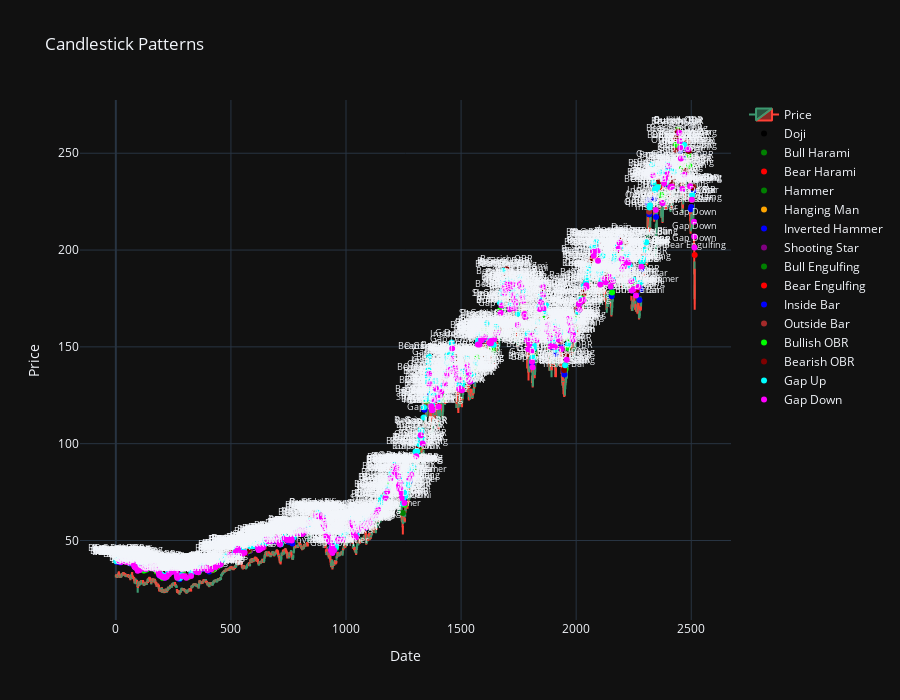

The cell this chart's notebook holds for it:
### Markdown cell above
# CANDLESTICK PATTERNS

### Code cell
df = pd.read_csv("aapl.csv")
df['Date'] = pd.to_datetime(df['Date'], format="mixed")

plot_candlestick_with_patterns(df)

### Figure 1 — Plotly figure (JSON) as saved in the notebook; plotly's stock layout.template omitted (floating-point values rounded to 4 significant figures; data arrays with more than 128 entries replaced by an {"elided": "..."} marker saying what was removed)
{"data": [{"close": {"elided": "2516 float values"}, "high": {"elided": "2516 float values"}, "low": {"elided": "2516 float values"}, "name": "Price", "open": {"elided": "2516 float values"}, "type": "candlestick", "x": {"elided": "2516 int values"}}, {"marker": {"color": "black", "size": 6, "symbol": "circle"}, "mode": "markers+text", "name": "Doji", "showlegend": true, "text": {"elided": "263 str values"}, "textfont": {"size": 9}, "textposition": "top center", "type": "scatter", "x": {"elided": "263 int values"}, "y": {"elided": "263 float values"}}, {"marker": {"color": "green", "size": 6, "symbol": "circle"}, "mode": "markers+text", "name": "Bull Harami", "showlegend": true, "text": ["Bull Harami", "Bull Harami", "Bull Harami", "Bull Harami", "Bull Harami", "Bull Harami", "Bull Harami", "Bull Harami", "Bull Harami", "Bull Harami", "Bull Harami", "Bull Harami", "Bull Harami", "Bull Harami", "Bull Harami", "Bull Harami", "Bull Harami", "Bull Harami", "Bull Harami", "Bull Harami", "Bull Harami", "Bull Harami", "Bull Harami", "Bull Harami", "Bull Harami", "Bull Harami", "Bull Harami", "Bull Harami", "Bull Harami", "Bull Harami", "Bull Harami", "Bull Harami", "Bull Harami", "Bull Harami", "Bull Harami", "Bull Harami", "Bull Harami", "Bull Harami", "Bull Harami", "Bull Harami", "Bull Harami", "Bull Harami", "Bull Harami", "Bull Harami", "Bull Harami", "Bull Harami", "Bull Harami", "Bull Harami", "Bull Harami", "Bull Harami", "Bull Harami", "Bull Harami", "Bull Harami", "Bull Harami", "Bull Harami", "Bull Harami", "Bull Harami", "Bull Harami", "Bull Harami", "Bull Harami", "Bull Harami", "Bull Harami", "Bull Harami", "Bull Harami", "Bull Harami", "Bull Harami", "Bull Harami", "Bull Harami", "Bull Harami", "Bull Harami", "Bull Harami", "Bull Harami", "Bull Harami", "Bull Harami", "Bull Harami", "Bull Harami", "Bull Harami", "Bull Harami", "Bull Harami", "Bull Harami", "Bull Harami", "Bull Harami", "Bull Harami", "Bull Harami", "Bull Harami", "Bull Harami", "Bull Harami", "Bull Harami", "Bull Harami", "Bull Harami", "Bull Harami", "Bull Harami"], "textfont": {"size": 9}, "textposition": "top center", "type": "scatter", "x": [4, 33, 51, 64, 97, 107, 110, 121, 171, 175, 178, 194, 201, 203, 305, 333, 347, 374, 406, 420, 492, 509, 532, 541, 555, 564, 586, 591, 601, 649, 668, 724, 739, 755, 789, 816, 895, 903, 910, 916, 968, 1020, 1072, 1082, 1089, 1103, 1234, 1259, 1268, 1313, 1344, 1385, 1394, 1419, 1440, 1455, 1464, 1487, 1515, 1542, 1593, 1621, 1631, 1633, 1635, 1670, 1694, 1812, 1819, 1867, 1872, 1895, 1946, 1982, 1992, 2003, 2090, 2097, 2110, 2154, 2177, 2182, 2225, 2254, 2274, 2298, 2317, 2330, 2337, 2345, 2360, 2498], "y": [38.91, 40.2, 39.15, 38.09, 34.6, 35.45, 36.26, 35.02, 36.37, 35.13, 33.97, 32.25, 32.35, 30.76, 31.2, 33.59, 34.46, 35.47, 34.05, 34.72, 42.53, 42.6, 45.47, 45.46, 43.65, 43.33, 46.48, 46.78, 47.27, 49.26, 50.17, 50.62, 52.19, 50.4, 54.54, 53.73, 62.48, 58.31, 55.12, 50.87, 49.88, 58.62, 58.13, 59.56, 56.65, 58.93, 82.98, 73.97, 76.61, 98.38, 120.9, 122.7, 126.1, 123.0, 140.6, 135.8, 142.5, 129.1, 142.1, 135.1, 155.0, 156.6, 151.6, 150.1, 149.4, 168.9, 187.8, 140.2, 147.8, 163.8, 164.2, 150.0, 137.6, 157.1, 160.6, 168.7, 203.8, 187.4, 186.3, 176.1, 197.5, 202.1, 197.1, 180.2, 174.4, 197.7, 219.8, 239.8, 234.1, 232.7, 235.4, 221.1]}, {"marker": {"color": "red", "size": 6, "symbol": "circle"}, "mode": "markers+text", "name": "Bear Harami", "showlegend": true, "text": ["Bear Harami", "Bear Harami", "Bear Harami", "Bear Harami", "Bear Harami", "Bear Harami", "Bear Harami", "Bear Harami", "Bear Harami", "Bear Harami", "Bear Harami", "Bear Harami", "Bear Harami", "Bear Harami", "Bear Harami", "Bear Harami", "Bear Harami", "Bear Harami", "Bear Harami", "Bear Harami", "Bear Harami", "Bear Harami", "Bear Harami", "Bear Harami", "Bear Harami", "Bear Harami", "Bear Harami", "Bear Harami", "Bear Harami", "Bear Harami", "Bear Harami", "Bear Harami", "Bear Harami", "Bear Harami", "Bear Harami", "Bear Harami", "Bear Harami", "Bear Harami", "Bear Harami", "Bear Harami", "Bear Harami", "Bear Harami", "Bear Harami", "Bear Harami", "Bear Harami", "Bear Harami", "Bear Harami", "Bear Harami", "Bear Harami", "Bear Harami", "Bear Harami", "Bear Harami", "Bear Harami", "Bear Harami", "Bear Harami", "Bear Harami", "Bear Harami", "Bear Harami", "Bear Harami", "Bear Harami", "Bear Harami", "Bear Harami", "Bear Harami", "Bear Harami", "Bear Harami", "Bear Harami", "Bear Harami", "Bear Harami", "Bear Harami", "Bear Harami", "Bear Harami", "Bear Harami", "Bear Harami", "Bear Harami", "Bear Harami", "Bear Harami", "Bear Harami", "Bear Harami", "Bear Harami", "Bear Harami", "Bear Harami", "Bear Harami", "Bear Harami", "Bear Harami", "Bear Harami", "Bear Harami"], "textfont": {"size": 9}, "textposition": "top center", "type": "scatter", "x": [34, 61, 133, 168, 184, 205, 241, 364, 375, 393, 446, 480, 493, 502, 529, 543, 556, 634, 643, 676, 779, 783, 799, 827, 831, 866, 874, 1017, 1074, 1092, 1095, 1125, 1160, 1183, 1200, 1204, 1225, 1251, 1256, 1269, 1289, 1343, 1414, 1431, 1453, 1468, 1499, 1512, 1516, 1537, 1557, 1560, 1563, 1582, 1592, 1601, 1611, 1654, 1681, 1693, 1736, 1757, 1761, 1789, 1795, 1799, 1805, 1844, 1888, 1915, 1929, 1971, 1973, 2072, 2075, 2084, 2165, 2171, 2237, 2258, 2363, 2414, 2423, 2468, 2489, 2506], "y": [40.12, 38.67, 35.13, 37.1, 34.31, 31.31, 33.9, 36.16, 35.39, 36.1, 37.04, 42.07, 42.53, 43.5, 46.29, 45.74, 43.81, 46.47, 46.52, 50.23, 54.65, 54.36, 55.12, 55.24, 56.12, 63.84, 63.07, 59.25, 58.66, 57.82, 58.74, 62.37, 73.35, 77.61, 86.52, 86.89, 88.29, 71.1, 68.56, 77.57, 87.35, 120.8, 127.8, 129.9, 138.1, 144.6, 131.4, 140.0, 141.8, 134.1, 137.7, 138.6, 141.5, 153.3, 154.9, 158.8, 159.9, 156.8, 183.9, 188.5, 173.7, 186.7, 185.4, 154.7, 149.1, 157.8, 157.0, 174.3, 154.7, 157.4, 158.1, 160.2, 161.7, 201.0, 199.8, 203.6, 193.2, 198.7, 190.3, 179.4, 237.0, 235.8, 237.3, 247.9, 251.2, 232.2]}, {"marker": {"color": "green", "size": 6, "symbol": "circle"}, "mode": "markers+text", "name": "Hammer", "showlegend": true, "text": ["Hammer", "Hammer", "Hammer", "Hammer", "Hammer", "Hammer", "Hammer", "Hammer", "Hammer", "Hammer", "Hammer", "Hammer", "Hammer", "Hammer", "Hammer", "Hammer", "Hammer", "Hammer", "Hammer", "Hammer", "Hammer", "Hammer", "Hammer", "Hammer", "Hammer", "Hammer", "Hammer", "Hammer", "Hammer", "Hammer", "Hammer", "Hammer"], "textfont": {"size": 9}, "textposition": "top center", "type": "scatter", "x": [122, 173, 178, 268, 290, 367, 457, 483, 548, 613, 654, 796, 916, 957, 1001, 1019, 1150, 1247, 1348, 1641, 1711, 1779, 1874, 1879, 1984, 2179, 2356, 2361, 2367, 2370, 2456, 2461], "y": [34.54, 35.3, 33.97, 30.65, 31.59, 35.63, 37.48, 41.83, 43.65, 47.12, 51.16, 55.65, 50.87, 46.21, 55.05, 58.38, 69.42, 64.26, 122.1, 148.5, 169.4, 165.4, 158.5, 158.6, 154.3, 197.2, 233.1, 234.4, 228.9, 228.4, 241.8, 231.6]}, {"marker": {"color": "orange", "size": 6, "symbol": "circle"}, "mode": "markers+text", "name": "Hanging Man", "showlegend": true, "text": ["Hanging Man", "Hanging Man", "Hanging Man", "Hanging Man", "Hanging Man", "Hanging Man"], "textfont": {"size": 9}, "textposition": "top center", "type": "scatter", "x": [921, 1374, 1449, 1983, 2120, 2389], "y": [53.37, 120.0, 139.8, 157.5, 187.4, 235.1]}, {"marker": {"color": "blue", "size": 6, "symbol": "circle"}, "mode": "markers+text", "name": "Inverted Hammer", "showlegend": true, "text": ["Inverted Hammer", "Inverted Hammer", "Inverted Hammer", "Inverted Hammer", "Inverted Hammer", "Inverted Hammer"], "textfont": {"size": 9}, "textposition": "top center", "type": "scatter", "x": [935, 1237, 1275, 1447, 2128, 2281], "y": [45.02, 76.65, 81.88, 138.2, 183.4, 179.8]}, {"marker": {"color": "purple", "size": 6, "symbol": "circle"}, "mode": "markers+text", "name": "Shooting Star", "showlegend": true, "text": ["Shooting Star", "Shooting Star", "Shooting Star", "Shooting Star", "Shooting Star", "Shooting Star", "Shooting Star", "Shooting Star", "Shooting Star", "Shooting Star", "Shooting Star", "Shooting Star", "Shooting Star", "Shooting Star", "Shooting Star", "Shooting Star", "Shooting Star", "Shooting Star", "Shooting Star", "Shooting Star", "Shooting Star", "Shooting Star", "Shooting Star", "Shooting Star", "Shooting Star"], "textfont": {"size": 9}, "textposition": "top center", "type": "scatter", "x": [100, 136, 253, 414, 427, 430, 510, 539, 703, 1007, 1017, 1062, 1128, 1137, 1275, 1339, 1527, 1612, 1669, 1888, 1952, 1979, 2279, 2368, 2501], "y": [35.76, 36.03, 34.78, 35.25, 36.31, 36.51, 42.64, 45.74, 51.99, 57.84, 59.25, 57.52, 64.19, 66.67, 81.88, 118.8, 141.2, 162.1, 172.8, 154.7, 140.5, 163.5, 183.2, 232.6, 225.9]}, {"marker": {"color": "green", "size": 6, "symbol": "circle"}, "mode": "markers+text", "name": "Bull Engulfing", "showlegend": true, "text": ["Bull Engulfing", "Bull Engulfing", "Bull Engulfing", "Bull Engulfing", "Bull Engulfing", "Bull Engulfing", "Bull Engulfing", "Bull Engulfing", "Bull Engulfing", "Bull Engulfing", "Bull Engulfing", "Bull Engulfing", "Bull Engulfing", "Bull Engulfing", "Bull Engulfing", "Bull Engulfing", "Bull Engulfing", "Bull Engulfing", "Bull Engulfing", "Bull Engulfing", "Bull Engulfing", "Bull Engulfing", "Bull Engulfing", "Bull Engulfing", "Bull Engulfing", "Bull Engulfing", "Bull Engulfing", "Bull Engulfing", "Bull Engulfing", "Bull Engulfing", "Bull Engulfing", "Bull Engulfing", "Bull Engulfing", "Bull Engulfing", "Bull Engulfing", "Bull Engulfing", "Bull Engulfing", "Bull Engulfing", "Bull Engulfing", "Bull Engulfing", "Bull Engulfing", "Bull Engulfing", "Bull Engulfing", "Bull Engulfing", "Bull Engulfing", "Bull Engulfing", "Bull Engulfing", "Bull Engulfing", "Bull Engulfing", "Bull Engulfing", "Bull Engulfing", "Bull Engulfing", "Bull Engulfing", "Bull Engulfing", "Bull Engulfing", "Bull Engulfing", "Bull Engulfing", "Bull Engulfing", "Bull Engulfing", "Bull Engulfing", "Bull Engulfing", "Bull Engulfing", "Bull Engulfing", "Bull Engulfing", "Bull Engulfing", "Bull Engulfing", "Bull Engulfing", "Bull Engulfing", "Bull Engulfing", "Bull Engulfing", "Bull Engulfing", "Bull Engulfing", "Bull Engulfing", "Bull Engulfing", "Bull Engulfing", "Bull Engulfing", "Bull Engulfing", "Bull Engulfing", "Bull Engulfing", "Bull Engulfing", "Bull Engulfing", "Bull Engulfing", "Bull Engulfing", "Bull Engulfing", "Bull Engulfing", "Bull Engulfing", "Bull Engulfing", "Bull Engulfing", "Bull Engulfing"], "textfont": {"size": 9}, "textposition": "top center", "type": "scatter", "x": [27, 49, 240, 244, 247, 295, 313, 321, 329, 345, 360, 413, 429, 433, 447, 470, 481, 501, 527, 544, 557, 570, 625, 651, 675, 683, 699, 713, 770, 776, 782, 812, 814, 826, 845, 863, 872, 878, 1002, 1008, 1011, 1069, 1113, 1146, 1184, 1190, 1196, 1290, 1295, 1380, 1413, 1416, 1509, 1517, 1530, 1559, 1561, 1609, 1655, 1665, 1767, 1801, 1804, 1821, 1875, 1893, 1918, 1956, 1972, 1995, 2024, 2065, 2074, 2116, 2175, 2222, 2236, 2261, 2287, 2376, 2400, 2417, 2424, 2434, 2471, 2484, 2488, 2507, 2509], "y": [39.81, 39.21, 33.95, 34.08, 34.63, 32.13, 31.05, 32.16, 33.24, 34.55, 33.56, 35.1, 36.48, 36.26, 37.19, 41.09, 42.13, 43.35, 45.65, 46.08, 43.92, 44.25, 45.66, 50.88, 50.35, 51.14, 51.94, 48.06, 48.95, 53.69, 54.25, 53.68, 53.96, 55.27, 59.82, 63.21, 62.45, 64.63, 55.75, 57.32, 57.09, 57.51, 61.33, 68.81, 77.43, 80.3, 83.24, 86.94, 87.72, 124.4, 128.1, 126.2, 135.1, 142.6, 136.9, 139.7, 139.5, 155.9, 158.7, 158.6, 178.2, 158.4, 156.1, 146.2, 161.7, 150.7, 158.6, 142.1, 162.4, 160.3, 172.7, 194.2, 199.2, 197.1, 198.2, 196.4, 191.1, 177.8, 191.8, 224.0, 244.0, 233.8, 237.9, 254.4, 240.3, 256.0, 249.2, 232.1, 232.8]}, {"marker": {"color": "red", "size": 6, "symbol": "circle"}, "mode": "markers+text", "name": "Bear Engulfing", "showlegend": true, "text": ["Bear Engulfing", "Bear Engulfing", "Bear Engulfing", "Bear Engulfing", "Bear Engulfing", "Bear Engulfing", "Bear Engulfing", "Bear Engulfing", "Bear Engulfing", "Bear Engulfing", "Bear Engulfing", "Bear Engulfing", "Bear Engulfing", "Bear Engulfing", "Bear Engulfing", "Bear Engulfing", "Bear Engulfing", "Bear Engulfing", "Bear Engulfing", "Bear Engulfing", "Bear Engulfing", "Bear Engulfing", "Bear Engulfing", "Bear Engulfing", "Bear Engulfing", "Bear Engulfing", "Bear Engulfing", "Bear Engulfing", "Bear Engulfing", "Bear Engulfing", "Bear Engulfing", "Bear Engulfing", "Bear Engulfing", "Bear Engulfing", "Bear Engulfing", "Bear Engulfing", "Bear Engulfing", "Bear Engulfing", "Bear Engulfing", "Bear Engulfing", "Bear Engulfing", "Bear Engulfing", "Bear Engulfing", "Bear Engulfing", "Bear Engulfing", "Bear Engulfing", "Bear Engulfing", "Bear Engulfing", "Bear Engulfing", "Bear Engulfing", "Bear Engulfing", "Bear Engulfing", "Bear Engulfing", "Bear Engulfing", "Bear Engulfing", "Bear Engulfing", "Bear Engulfing", "Bear Engulfing", "Bear Engulfing", "Bear Engulfing", "Bear Engulfing", "Bear Engulfing", "Bear Engulfing", "Bear Engulfing", "Bear Engulfing", "Bear Engulfing", "Bear Engulfing", "Bear Engulfing", "Bear Engulfing", "Bear Engulfing", "Bear Engulfing", "Bear Engulfing", "Bear Engulfing", "Bear Engulfing", "Bear Engulfing", "Bear Engulfing", "Bear Engulfing", "Bear Engulfing", "Bear Engulfing", "Bear Engulfing", "Bear Engulfing", "Bear Engulfing", "Bear Engulfing", "Bear Engulfing", "Bear Engulfing", "Bear Engulfing", "Bear Engulfing", "Bear Engulfing", "Bear Engulfing", "Bear Engulfing", "Bear Engulfing", "Bear Engulfing", "Bear Engulfing", "Bear Engulfing", "Bear Engulfing"], "textfont": {"size": 9}, "textposition": "top center", "type": "scatter", "x": [13, 32, 71, 79, 106, 164, 176, 179, 212, 217, 243, 257, 270, 275, 299, 344, 403, 416, 419, 491, 508, 538, 540, 575, 580, 648, 670, 737, 797, 801, 807, 823, 839, 897, 909, 982, 1071, 1077, 1081, 1104, 1171, 1185, 1228, 1272, 1287, 1309, 1349, 1357, 1361, 1366, 1372, 1396, 1408, 1429, 1439, 1474, 1514, 1518, 1586, 1607, 1623, 1632, 1638, 1640, 1648, 1695, 1721, 1768, 1831, 1835, 1860, 1862, 1865, 1906, 1948, 1993, 2015, 2030, 2067, 2089, 2098, 2127, 2144, 2148, 2176, 2213, 2234, 2308, 2344, 2369, 2394, 2436, 2457, 2500, 2515], "y": [40.77, 40.36, 40.36, 37.79, 35.64, 36.83, 35.19, 34.06, 31.22, 31.85, 33.68, 35.21, 31.11, 30.52, 31.73, 34.53, 34.9, 35.18, 34.64, 42.83, 42.73, 45.69, 45.67, 45.07, 45.63, 49.62, 50.29, 53.01, 55.68, 55.35, 54.22, 55.29, 59.51, 62.05, 55.75, 51.13, 58.23, 58.76, 59.44, 59.27, 74.19, 77.79, 82.76, 78.59, 86.76, 96.27, 123.2, 134.6, 145.1, 127.6, 118.0, 125.2, 129.1, 133.1, 139.6, 143.1, 142.1, 142.7, 156.3, 157.5, 156.0, 151.5, 151.3, 150.4, 157.3, 187.7, 181.1, 178.4, 158.7, 163.4, 178.2, 169.7, 167.5, 162.6, 138.0, 161.7, 169.5, 177.5, 195.2, 204.3, 188.1, 186.8, 189.1, 185.0, 199.2, 203.5, 192.2, 204.4, 231.6, 232.4, 236.5, 257.9, 243.3, 222.3, 197.5]}, {"marker": {"color": "blue", "size": 6, "symbol": "circle"}, "mode": "markers+text", "name": "Inside Bar", "showlegend": true, "text": {"elided": "273 str values"}, "textfont": {"size": 9}, "textposition": "top center", "type": "scatter", "x": {"elided": "273 int values"}, "y": {"elided": "273 float values"}}, {"marker": {"color": "brown", "size": 6, "symbol": "circle"}, "mode": "markers+text", "name": "Outside Bar", "showlegend": true, "text": {"elided": "186 str values"}, "textfont": {"size": 9}, "textposition": "top center", "type": "scatter", "x": {"elided": "186 int values"}, "y": {"elided": "186 float values"}}, {"marker": {"color": "lime", "size": 6, "symbol": "circle"}, "mode": "markers+text", "name": "Bullish OBR", "showlegend": true, "text": {"elided": "198 str values"}, "textfont": {"size": 9}, "textposition": "top center", "type": "scatter", "x": {"elided": "198 int values"}, "y": {"elided": "198 float values"}}, {"marker": {"color": "maroon", "size": 6, "symbol": "circle"}, "mode": "markers+text", "name": "Bearish OBR", "showlegend": true, "text": {"elided": "190 str values"}, "textfont": {"size": 9}, "textposition": "top center", "type": "scatter", "x": {"elided": "190 int values"}, "y": {"elided": "190 float values"}}, {"marker": {"color": "cyan", "size": 6, "symbol": "circle"}, "mode": "markers+text", "name": "Gap Up", "showlegend": true, "text": {"elided": "333 str values"}, "textfont": {"size": 9}, "textposition": "top center", "type": "scatter", "x": {"elided": "333 int values"}, "y": {"elided": "333 float values"}}, {"marker": {"color": "magenta", "size": 6, "symbol": "circle"}, "mode": "markers+text", "name": "Gap Down", "showlegend": true, "text": {"elided": "311 str values"}, "textfont": {"size": 9}, "textposition": "top center", "type": "scatter", "x": {"elided": "311 int values"}, "y": {"elided": "311 float values"}}], "layout": {"height": 700, "hovermode": "x unified", "title": {"text": "Candlestick Patterns"}, "xaxis": {"rangeslider": {"visible": false}, "title": {"text": "Date"}}, "yaxis": {"title": {"text": "Price"}}}}
